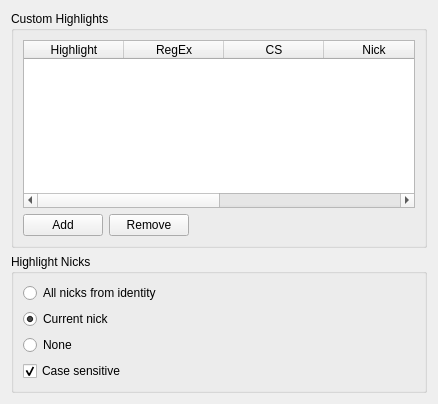
<?xml version="1.0" encoding="UTF-8"?>
<ui version="4.0">
 <class>HighlightSettingsPage</class>
 <widget class="QWidget" name="HighlightSettingsPage">
  <property name="geometry">
   <rect>
    <x>0</x>
    <y>0</y>
    <width>438</width>
    <height>404</height>
   </rect>
  </property>
  <property name="windowTitle">
   <string>Form</string>
  </property>
  <layout class="QVBoxLayout">
   <item>
    <widget class="QGroupBox" name="groupBox">
     <property name="title">
      <string>Custom Highlights</string>
     </property>
     <layout class="QVBoxLayout" name="verticalLayout">
      <item>
       <widget class="QTableWidget" name="highlightTable">
        <property name="toolTip">
         <string/>
        </property>
        <property name="styleSheet">
         <string notr="true"/>
        </property>
        <column>
         <property name="text">
          <string>Highlight</string>
         </property>
        </column>
        <column>
         <property name="text">
          <string>RegEx</string>
         </property>
        </column>
        <column>
         <property name="text">
          <string>CS</string>
         </property>
        </column>
        <column>
         <property name="text">
          <string>Nick</string>
         </property>
        </column>
        <column>
         <property name="text">
          <string>Enable</string>
         </property>
        </column>
        <column>
         <property name="text">
          <string>Channel</string>
         </property>
        </column>
       </widget>
      </item>
      <item>
       <layout class="QHBoxLayout" name="horizontalLayout">
        <property name="topMargin">
         <number>0</number>
        </property>
        <property name="bottomMargin">
         <number>0</number>
        </property>
        <item>
         <widget class="QPushButton" name="add">
          <property name="text">
           <string>Add</string>
          </property>
         </widget>
        </item>
        <item>
         <widget class="QPushButton" name="remove">
          <property name="text">
           <string>Remove</string>
          </property>
         </widget>
        </item>
        <item>
         <spacer name="horizontalSpacer">
          <property name="orientation">
           <enum>Qt::Horizontal</enum>
          </property>
          <property name="sizeHint" stdset="0">
           <size>
            <width>40</width>
            <height>20</height>
           </size>
          </property>
         </spacer>
        </item>
       </layout>
      </item>
     </layout>
    </widget>
   </item>
   <item>
    <widget class="QGroupBox" name="groupBox_2">
     <property name="title">
      <string>Highlight Nicks</string>
     </property>
     <layout class="QVBoxLayout">
      <item>
       <widget class="QRadioButton" name="highlightAllNicks">
        <property name="text">
         <string>All nicks from identity</string>
        </property>
       </widget>
      </item>
      <item>
       <widget class="QRadioButton" name="highlightCurrentNick">
        <property name="text">
         <string>Current nick</string>
        </property>
        <property name="checked">
         <bool>true</bool>
        </property>
       </widget>
      </item>
      <item>
       <widget class="QRadioButton" name="highlightNoNick">
        <property name="text">
         <string>None</string>
        </property>
       </widget>
      </item>
      <item>
       <widget class="QCheckBox" name="nicksCaseSensitive">
        <property name="text">
         <string>Case sensitive</string>
        </property>
        <property name="checked">
         <bool>true</bool>
        </property>
       </widget>
      </item>
     </layout>
    </widget>
   </item>
  </layout>
 </widget>
 <resources/>
 <connections>
  <connection>
   <sender>highlightNoNick</sender>
   <signal>toggled(bool)</signal>
   <receiver>nicksCaseSensitive</receiver>
   <slot>setDisabled(bool)</slot>
   <hints>
    <hint type="sourcelabel">
     <x>64</x>
     <y>350</y>
    </hint>
    <hint type="destinationlabel">
     <x>69</x>
     <y>381</y>
    </hint>
   </hints>
  </connection>
 </connections>
</ui>
